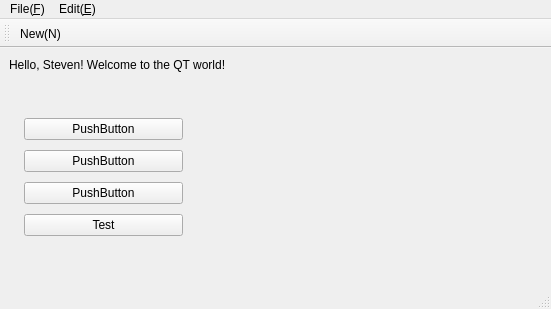
<?xml version="1.0" encoding="UTF-8"?>
<ui version="4.0">
 <class>MainWindow</class>
 <widget class="QMainWindow" name="MainWindow">
  <property name="geometry">
   <rect>
    <x>0</x>
    <y>0</y>
    <width>551</width>
    <height>309</height>
   </rect>
  </property>
  <property name="windowTitle">
   <string>MainWindow</string>
  </property>
  <widget class="QWidget" name="centralWidget">
   <widget class="QLabel" name="label">
    <property name="geometry">
     <rect>
      <x>9</x>
      <y>9</y>
      <width>234</width>
      <height>16</height>
     </rect>
    </property>
    <property name="text">
     <string>Hello, Steven! Welcome to the QT world!</string>
    </property>
   </widget>
   <widget class="QWidget" name="">
    <property name="geometry">
     <rect>
      <x>13</x>
      <y>55</y>
      <width>181</width>
      <height>151</height>
     </rect>
    </property>
    <layout class="QVBoxLayout" name="verticalLayout" stretch="1,1,1,1">
     <item>
      <widget class="QPushButton" name="pushButton_2">
       <property name="text">
        <string>PushButton</string>
       </property>
      </widget>
     </item>
     <item>
      <widget class="QPushButton" name="pushButton">
       <property name="text">
        <string>PushButton</string>
       </property>
      </widget>
     </item>
     <item>
      <widget class="QPushButton" name="pushButton_3">
       <property name="text">
        <string>PushButton</string>
       </property>
      </widget>
     </item>
     <item>
      <widget class="QPushButton" name="pushButton_test">
       <property name="text">
        <string>Test</string>
       </property>
      </widget>
     </item>
    </layout>
   </widget>
  </widget>
  <widget class="QMenuBar" name="menuBar">
   <property name="geometry">
    <rect>
     <x>0</x>
     <y>0</y>
     <width>551</width>
     <height>23</height>
    </rect>
   </property>
   <widget class="QMenu" name="menu_file">
    <property name="title">
     <string>File(&amp;F)</string>
    </property>
    <addaction name="action_new"/>
   </widget>
   <widget class="QMenu" name="menu_edit">
    <property name="title">
     <string>Edit(&amp;E)</string>
    </property>
   </widget>
   <addaction name="menu_file"/>
   <addaction name="menu_edit"/>
  </widget>
  <widget class="QToolBar" name="mainToolBar">
   <property name="iconSize">
    <size>
     <width>32</width>
     <height>32</height>
    </size>
   </property>
   <attribute name="toolBarArea">
    <enum>TopToolBarArea</enum>
   </attribute>
   <attribute name="toolBarBreak">
    <bool>false</bool>
   </attribute>
   <addaction name="action_new"/>
  </widget>
  <widget class="QStatusBar" name="statusBar"/>
  <action name="action_new">
   <property name="icon">
    <iconset resource="resource.qrc">
     <normaloff>:/res/open_file</normaloff>:/res/open_file</iconset>
   </property>
   <property name="text">
    <string>New(&amp;N)</string>
   </property>
   <property name="shortcut">
    <string>Ctrl+N</string>
   </property>
  </action>
  <action name="action_test">
   <property name="icon">
    <iconset resource="resource.qrc">
     <normaloff>:/res/images/test.png</normaloff>:/res/images/test.png</iconset>
   </property>
   <property name="text">
    <string>Test(&amp;t)</string>
   </property>
   <property name="toolTip">
    <string>Test(N)</string>
   </property>
   <property name="shortcut">
    <string>Backspace</string>
   </property>
  </action>
 </widget>
 <layoutdefault spacing="6" margin="11"/>
 <resources>
  <include location="resource.qrc"/>
 </resources>
 <connections>
  <connection>
   <sender>pushButton_test</sender>
   <signal>clicked()</signal>
   <receiver>MainWindow</receiver>
   <slot>test_click()</slot>
   <hints>
    <hint type="sourcelabel">
     <x>197</x>
     <y>177</y>
    </hint>
    <hint type="destinationlabel">
     <x>289</x>
     <y>212</y>
    </hint>
   </hints>
  </connection>
  <connection>
   <sender>action_new</sender>
   <signal>triggered()</signal>
   <receiver>MainWindow</receiver>
   <slot>OnNewFile()</slot>
   <hints>
    <hint type="sourcelabel">
     <x>-1</x>
     <y>-1</y>
    </hint>
    <hint type="destinationlabel">
     <x>275</x>
     <y>154</y>
    </hint>
   </hints>
  </connection>
 </connections>
 <slots>
  <slot>test_click()</slot>
  <slot>OnNewFile()</slot>
 </slots>
</ui>
